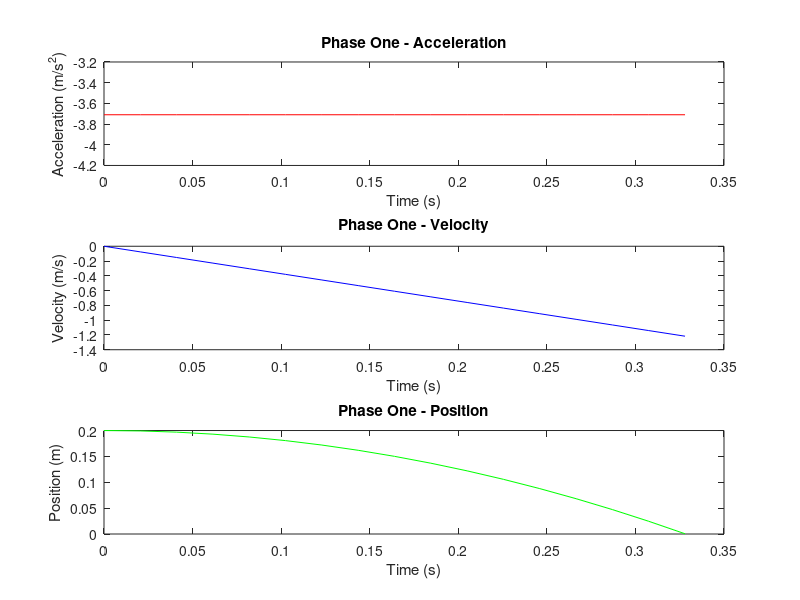
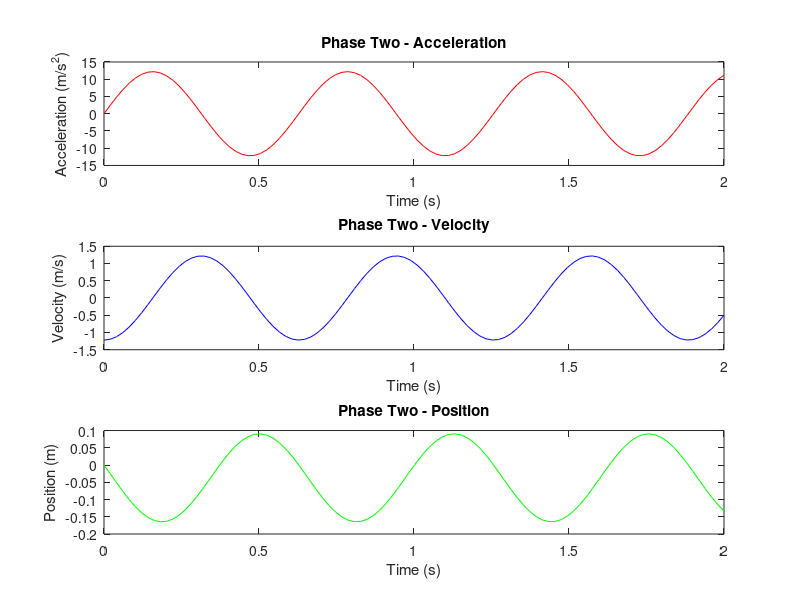

MATLAB code to generate these figures, in order:
clear all
close all
% Define constants
g = 3.71;      % Acceleration due to gravity (m/s^2)
m = 1;         % Mass (kg)
k = 100;       % Spring constant (N/m)
omega = sqrt(k/m);  % Angular frequency (rad/s)
x0 = 0;      % Initial position for Phase Two (m)
v0 = -1.22;        % Initial velocity for Phase Two (m/s)
h = 0.2;       % Initial position for Phase One (m)

% Define time vectors
t1 = linspace(0, 0.328, 17); % Time vector for Phase One (2 seconds)
t2 = linspace(0, 2, 100); % Time vector for Phase Two (2 seconds)

% Phase One Equations
a1 = -g * ones(size(t1));           % Constant acceleration
v1 = -g * t1;                       % Linearly increasing velocity
x1 = h-0.5 * g * t1.^2;              % Quadratic position

% Phase Two Equations
a2 = -omega^2 * (x0 * cos(omega * t2) + (v0/omega) * sin(omega * t2)); % Acceleration
v2 = -m*g/omega/k * sin(omega * t2) + v0 * cos(omega * t2);             % Velocity
x2 = m*g/k * (cos(omega * t2) - 1) + v0/omega * sin(omega * t2);        % Position

% Plotting Phase One
figure;
subplot(3,1,1); % Acceleration plot for Phase One
plot(t1, a1, 'r-');
title('Phase One - Acceleration');
xlabel('Time (s)');
ylabel('Acceleration (m/s^2)');

subplot(3,1,2); % Velocity plot for Phase One
plot(t1, v1, 'b-');
title('Phase One - Velocity');
xlabel('Time (s)');
ylabel('Velocity (m/s)');

subplot(3,1,3); % Position plot for Phase One
plot(t1, x1, 'g-');
title('Phase One - Position');
xlabel('Time (s)');
ylabel('Position (m)');
saveas(gcf, 'bouncing_mass_phaseone_eom_mars.png')
% Plotting Phase Two
figure;
subplot(3,1,1); % Acceleration plot for Phase Two
plot(t2, a2, 'r-');
title('Phase Two - Acceleration');
xlabel('Time (s)');
ylabel('Acceleration (m/s^2)');

subplot(3,1,2); % Velocity plot for Phase Two
plot(t2, v2, 'b-');
title('Phase Two - Velocity');
xlabel('Time (s)');
ylabel('Velocity (m/s)');

subplot(3,1,3); % Position plot for Phase Two
plot(t2, x2, 'g-');
title('Phase Two - Position');
xlabel('Time (s)');
ylabel('Position (m)');
saveas(gcf, 'bouncing_mass_phasetwo_eom_mars.png')
